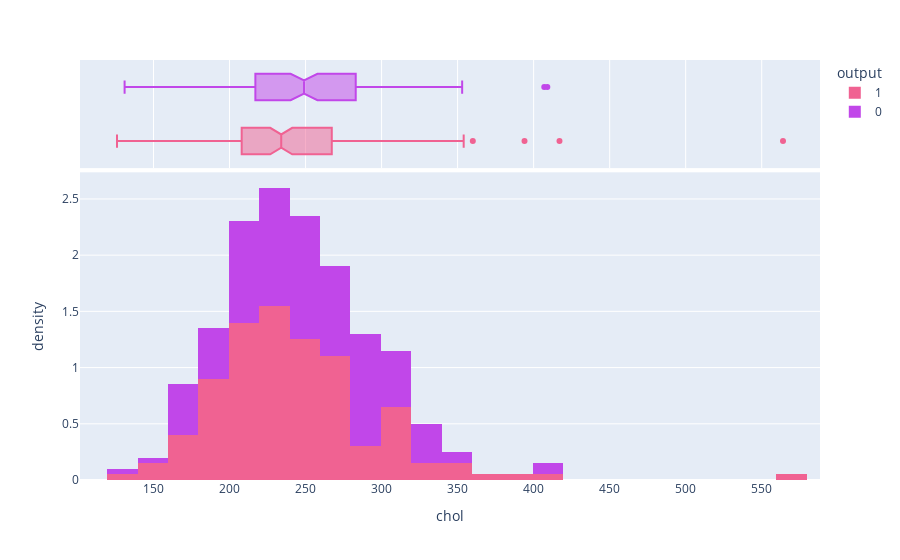

Notebook code cell kept with this figure:
### Markdown cell above
A number of patients have considerable high colesterol. There is huge outlier to the left in this distribtion

### Code cell
#distribution of Cholesterol as per heart disease

cls = 'output'
x = 'chol'
mrg = 'box'
hst = 'density'
cdm = {0:'#C147E9',1:'#F06292'}

cls_hds = px.histogram(data, x=x, color=cls, marginal=mrg, histnorm=hst, color_discrete_map=cdm)
cls_hds.show()

### Figure 1 — Plotly figure (JSON) as saved in the notebook; plotly's stock layout.template omitted (floating-point values rounded to 4 significant figures; data arrays with more than 128 entries replaced by an {"elided": "..."} marker saying what was removed)
{"data": [{"alignmentgroup": "True", "bingroup": "x", "histnorm": "density", "hovertemplate": "output=1<br>chol=%{x}<br>density=%{y}<extra></extra>", "legendgroup": "1", "marker": {"color": "#F06292", "pattern": {"shape": ""}}, "name": "1", "offsetgroup": "1", "orientation": "v", "showlegend": true, "type": "histogram", "x": {"elided": "165 int values"}, "xaxis": "x", "yaxis": "y"}, {"alignmentgroup": "True", "hovertemplate": "output=1<br>chol=%{x}<extra></extra>", "legendgroup": "1", "marker": {"color": "#F06292"}, "name": "1", "notched": true, "offsetgroup": "1", "showlegend": false, "type": "box", "x": {"elided": "165 int values"}, "xaxis": "x2", "yaxis": "y2"}, {"alignmentgroup": "True", "bingroup": "x", "histnorm": "density", "hovertemplate": "output=0<br>chol=%{x}<br>density=%{y}<extra></extra>", "legendgroup": "0", "marker": {"color": "#C147E9", "pattern": {"shape": ""}}, "name": "0", "offsetgroup": "0", "orientation": "v", "showlegend": true, "type": "histogram", "x": {"elided": "138 int values"}, "xaxis": "x", "yaxis": "y"}, {"alignmentgroup": "True", "hovertemplate": "output=0<br>chol=%{x}<extra></extra>", "legendgroup": "0", "marker": {"color": "#C147E9"}, "name": "0", "notched": true, "offsetgroup": "0", "showlegend": false, "type": "box", "x": {"elided": "138 int values"}, "xaxis": "x2", "yaxis": "y2"}], "layout": {"barmode": "relative", "legend": {"title": {"text": "output"}, "tracegroupgap": 0}, "margin": {"t": 60}, "xaxis": {"anchor": "y", "domain": [0, 1], "title": {"text": "chol"}}, "xaxis2": {"anchor": "y2", "domain": [0, 1], "matches": "x", "showgrid": true, "showticklabels": false}, "yaxis": {"anchor": "x", "domain": [0, 0.7326], "title": {"text": "density"}}, "yaxis2": {"anchor": "x2", "domain": [0.7426, 1], "matches": "y2", "showgrid": false, "showline": false, "showticklabels": false, "ticks": ""}}}
